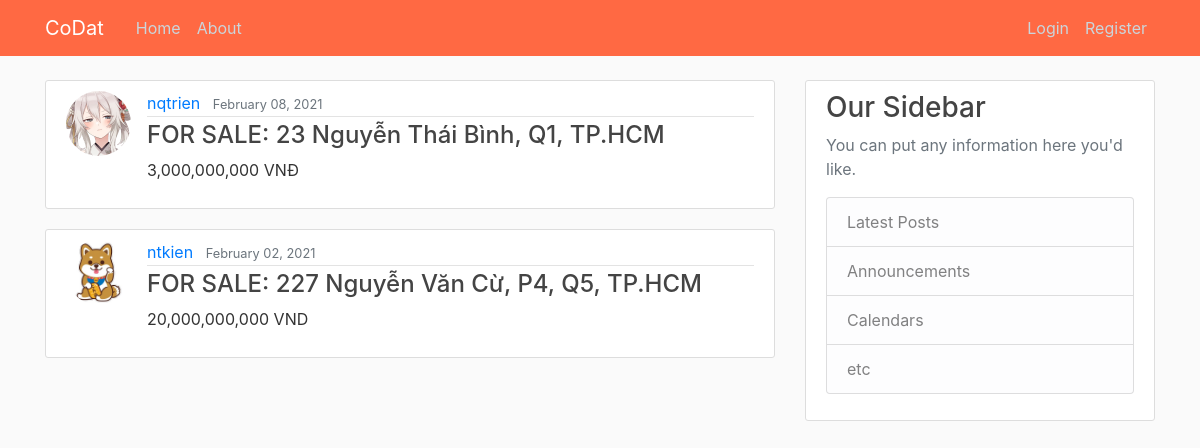
The page / on the database its author committed.
### HomePage/models.py (models this page shows, shortened)
class Post(models.Model):
    status = models.CharField(max_length=10, choices=STATUS)
    price = models.CharField(max_length=20)
    address = models.CharField(max_length=100)
    description = models.TextField()
    date_posted = models.DateTimeField(default=timezone.now)
    author = models.ForeignKey(User, on_delete=models.CASCADE)

### users/models.py (models this page shows, shortened)
class Profile(models.Model):
	user = models.OneToOneField(User, on_delete=models.CASCADE)
	image = models.ImageField(default='default.jpg', upload_to='profile_pics')

### HomePage/views.py (the view)
# urls.py: path('', PostListView.as_view(), name='home-page'),
class PostListView(ListView):
    model = Post
    template_name = 'HomePage/home.html' # <app>/<model>_<viewtype>.html
    context_object_name = 'posts'
    ordering = ['-date_posted']

### HomePage/templates/HomePage/home.html
{% extends "HomePage/base.html" %}
{% block content %}
    {% for post in posts %}
        <article class="media content-section">
            <img class="rounded-circle article-img" src="{{ post.author.profile.image.url }}">
            <div class="media-body">
                <div class="article-metadata">
                    <a class="mr-2" href="#">{{ post.author }}</a>
                    <small class="text-muted">{{ post.date_posted|date:"F d, Y" }}</small>
                </div>
                <h4><a class="article-address" href="{% url 'post-detail' post.id %}">
                    {{ post.status }}: {{ post.address }}
                </a></h4>
                <p>{{ post.price }}</p>
            </div>
        </article>
    {% endfor %}
{% endblock content %}

### HomePage/templates/HomePage/base.html (shortened to what this page needs)
{% load static %}
<!DOCTYPE html>
<html>
<head>
    <link rel="stylesheet" href="https://maxcdn.bootstrapcdn.com/bootstrap/4.0.0/css/bootstrap.min.css">
    <link rel="stylesheet" type="text/css" href="{% static 'HomePage/main.css' %}">
</head>
<body>
    <header class="site-header">
        <nav class="navbar navbar-expand-md navbar-dark bg-steel fixed-top">
            <div class="container">
                <a class="navbar-brand mr-4" href="{% url 'home-page' %}">CoDat</a>
                <div class="collapse navbar-collapse" id="navbarToggle">
                    <div class="navbar-nav mr-auto">
                        <a class="nav-item nav-link" href="{% url 'home-page' %}">Home</a>
                        <a class="nav-item nav-link" href="{% url 'home-about' %}">About</a>
                    </div>
                    <div class="navbar-nav">
                        {% if user.is_authenticated %}
                            <a class="nav-item nav-link" href="{% url 'post-create' %}">New Post</a>
                            <a class="nav-item nav-link" href="{% url 'profile' %}">Profile</a>
                            <a class="nav-item nav-link" href="{% url 'logout' %}">Logout</a>
                        {% else %}
                            <a class="nav-item nav-link" href="{% url 'login' %}">Login</a>
                            <a class="nav-item nav-link" href="{% url 'register' %}">Register</a>
                        {% endif %}
                    </div>
                </div>
            </div>
        </nav>
    </header>
    <main role="main" class="container">
        <div class="row">
            <div class="col-md-8">
                {% block content %}{% endblock %}
            </div>
            <div class="col-md-4">
                <div class="content-section">
                    <h3>Our Sidebar</h3>
                    <p class='text-muted'>You can put any information here you'd like.
                    <ul class="list-group">
                        <li class="list-group-item list-group-item-light">Latest Posts</li>
                        <li class="list-group-item list-group-item-light">Announcements</li>
                        <li class="list-group-item list-group-item-light">Calendars</li>
                        <li class="list-group-item list-group-item-light">etc</li>
                    </ul>
                    </p>
                </div>
            </div>
        </div>
    </main>
</body>
</html>

### HomePage/static/HomePage/main.css (style rules this page uses)
body { background: #fafafa; color: #333333; margin-top: 5rem; }
h1, h2, h3, h4, h5, h6 { color: #444444; }
ul { margin: 0; }
.bg-steel { background-color: #ff6943; }
.site-header .navbar-nav .nav-link { color: #cbd5db; }
.content-section { background: #ffffff; padding: 10px 20px; border: 1px solid #dddddd; border-radius: 3px; margin-bottom: 20px; }
.article-address { color: #444444; }
.article-img { height: 65px; width: 65px; margin-right: 16px; }
.article-metadata { padding-bottom: 1px; margin-bottom: 4px; border-bottom: 1px solid #e3e3e3 }

### rows shown on the page
Post: author.profile.image (picture), author "nqtrien", date_posted "February 08, 2021", status "FOR SALE", address "23 Nguyễn Thái Bình, Q1, TP.HCM", price "3,000,000,000 VNĐ"
Post: author.profile.image (picture), author "ntkien", date_posted "February 02, 2021", status "FOR SALE", address "227 Nguyễn Văn Cừ, P4, Q5, TP.HCM", price "20,000,000,000 VND"
